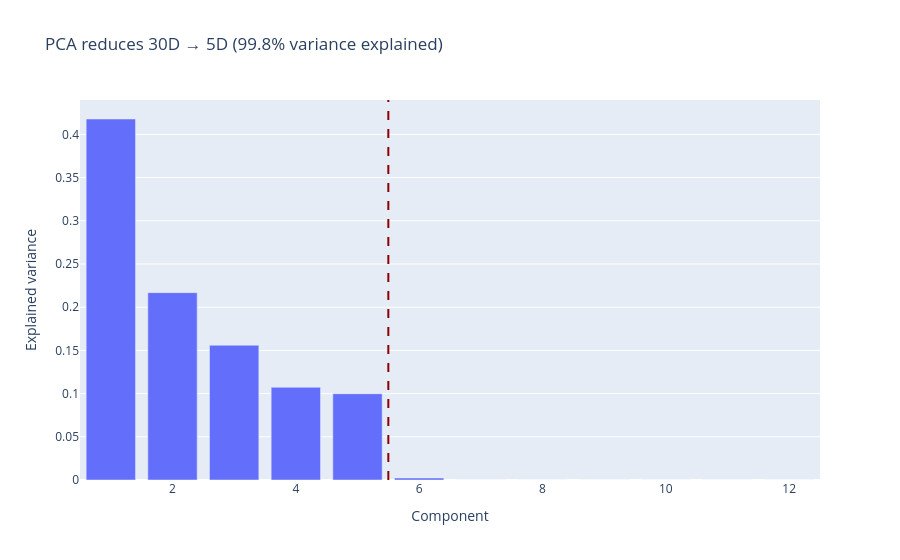

Notebook cell for this chart:
### Code cell
pca_plot = kairo.plot_pca_variances(pca, cut_component=5)
pca_plot.show()

### Figure 1 — Plotly figure (JSON) as saved in the notebook; plotly's stock layout.template omitted (floating-point values rounded to 4 significant figures)
{"data": [{"hovertemplate": "Component=%{x}<br>Explained variance=%{y}<extra></extra>", "legendgroup": "", "marker": {"color": "#636efa", "pattern": {"shape": ""}}, "name": "", "orientation": "v", "showlegend": false, "textposition": "auto", "type": "bar", "x": [1, 2, 3, 4, 5, 6, 7, 8, 9, 10, 11, 12], "xaxis": "x", "y": [0.4178, 0.2168, 0.156, 0.1073, 0.09985, 0.002301, 2.812e-32, 6.012e-33, 2.86e-33, 1.16e-33, 1.794e-34, 1.895e-35], "yaxis": "y"}], "layout": {"barmode": "relative", "legend": {"tracegroupgap": 0}, "shapes": [{"line": {"color": "darkred", "dash": "dash"}, "type": "line", "x0": 5.5, "x1": 5.5, "xref": "x", "y0": 0, "y1": 1, "yref": "y domain"}], "title": {"text": "PCA reduces 30D → 5D (99.8% variance explained)"}, "xaxis": {"anchor": "y", "domain": [0, 1], "title": {"text": "Component"}}, "yaxis": {"anchor": "x", "domain": [0, 1], "title": {"text": "Explained variance"}}}}
